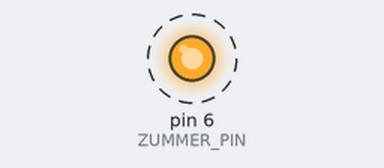
The sketch below on a simulated Arduino Uno, built with avr-gcc and run on an emulated ATmega328P. On the bench: output pins drawn as LEDs (lit = HIGH). Dashed ring = blinking. What the sketch prints to the serial monitor is not drawn.

Above: at 0.5 s.
Timing chart, 0 to 4.6 s (numbered marks = the images above):
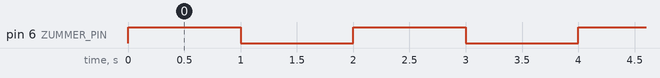

The sketch:

zummerTest.ino
```cpp
#define ZUMMER_PIN 6

void setup() {
  Serial.begin(9600);
  Serial.println("Hello world!");
  pinMode(ZUMMER_PIN, OUTPUT);
}
void loop() {
  digitalWrite(ZUMMER_PIN, HIGH);
  Serial.println("On...");
  delay(1000);
  digitalWrite(ZUMMER_PIN, LOW);
  Serial.println("Off...");
  delay(1000);
}
```

Measured:
- by itself, pin 6 (ZUMMER_PIN): alternates HIGH for 1.0 s and LOW for 1.0 s
